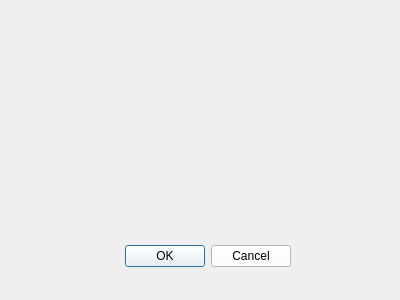
<?xml version="1.0" encoding="UTF-8"?>
<ui version="4.0">
 <class>cambio</class>
 <widget class="QDialog" name="cambio">
  <property name="geometry">
   <rect>
    <x>0</x>
    <y>0</y>
    <width>400</width>
    <height>300</height>
   </rect>
  </property>
  <property name="windowTitle">
   <string>Dialog</string>
  </property>
  <property name="styleSheet">
   <string notr="true"/>
  </property>
  <widget class="QDialogButtonBox" name="buttonBox">
   <property name="geometry">
    <rect>
     <x>100</x>
     <y>240</y>
     <width>191</width>
     <height>32</height>
    </rect>
   </property>
   <property name="styleSheet">
    <string notr="true">background-color: rgb(255, 255, 255);</string>
   </property>
   <property name="orientation">
    <enum>Qt::Horizontal</enum>
   </property>
   <property name="standardButtons">
    <set>QDialogButtonBox::Cancel|QDialogButtonBox::Ok</set>
   </property>
  </widget>
  <widget class="QLabel" name="actual">
   <property name="geometry">
    <rect>
     <x>150</x>
     <y>30</y>
     <width>101</width>
     <height>81</height>
    </rect>
   </property>
   <property name="styleSheet">
    <string notr="true">border-image: url(:/res/lucho_sup.png);</string>
   </property>
   <property name="text">
    <string/>
   </property>
  </widget>
  <widget class="CustomLabel" name="pok2">
   <property name="geometry">
    <rect>
     <x>20</x>
     <y>150</y>
     <width>51</width>
     <height>41</height>
    </rect>
   </property>
   <property name="styleSheet">
    <string notr="true">border-image: url(:/res/lucho_sup.png);</string>
   </property>
   <property name="text">
    <string/>
   </property>
  </widget>
  <widget class="CustomLabel" name="pok3">
   <property name="geometry">
    <rect>
     <x>90</x>
     <y>150</y>
     <width>51</width>
     <height>41</height>
    </rect>
   </property>
   <property name="styleSheet">
    <string notr="true">border-image: url(:/res/lucho_sup.png);</string>
   </property>
   <property name="text">
    <string/>
   </property>
  </widget>
  <widget class="CustomLabel" name="pok4">
   <property name="geometry">
    <rect>
     <x>170</x>
     <y>150</y>
     <width>51</width>
     <height>41</height>
    </rect>
   </property>
   <property name="styleSheet">
    <string notr="true">border-image: url(:/res/lucho_sup.png);</string>
   </property>
   <property name="text">
    <string/>
   </property>
  </widget>
  <widget class="CustomLabel" name="pok5">
   <property name="geometry">
    <rect>
     <x>250</x>
     <y>150</y>
     <width>51</width>
     <height>41</height>
    </rect>
   </property>
   <property name="styleSheet">
    <string notr="true">border-image: url(:/res/lucho_sup.png);</string>
   </property>
   <property name="text">
    <string/>
   </property>
  </widget>
  <widget class="CustomLabel" name="pok6">
   <property name="geometry">
    <rect>
     <x>320</x>
     <y>150</y>
     <width>51</width>
     <height>41</height>
    </rect>
   </property>
   <property name="styleSheet">
    <string notr="true">border-image: url(:/res/lucho_sup.png);</string>
   </property>
   <property name="text">
    <string/>
   </property>
  </widget>
 </widget>
 <customwidgets>
  <customwidget>
   <class>CustomLabel</class>
   <extends>QLabel</extends>
   <header location="global">src/personaje.h</header>
  </customwidget>
 </customwidgets>
 <resources/>
 <connections>
  <connection>
   <sender>buttonBox</sender>
   <signal>accepted()</signal>
   <receiver>cambio</receiver>
   <slot>accept()</slot>
   <hints>
    <hint type="sourcelabel">
     <x>248</x>
     <y>254</y>
    </hint>
    <hint type="destinationlabel">
     <x>157</x>
     <y>274</y>
    </hint>
   </hints>
  </connection>
  <connection>
   <sender>buttonBox</sender>
   <signal>rejected()</signal>
   <receiver>cambio</receiver>
   <slot>reject()</slot>
   <hints>
    <hint type="sourcelabel">
     <x>316</x>
     <y>260</y>
    </hint>
    <hint type="destinationlabel">
     <x>286</x>
     <y>274</y>
    </hint>
   </hints>
  </connection>
 </connections>
</ui>
